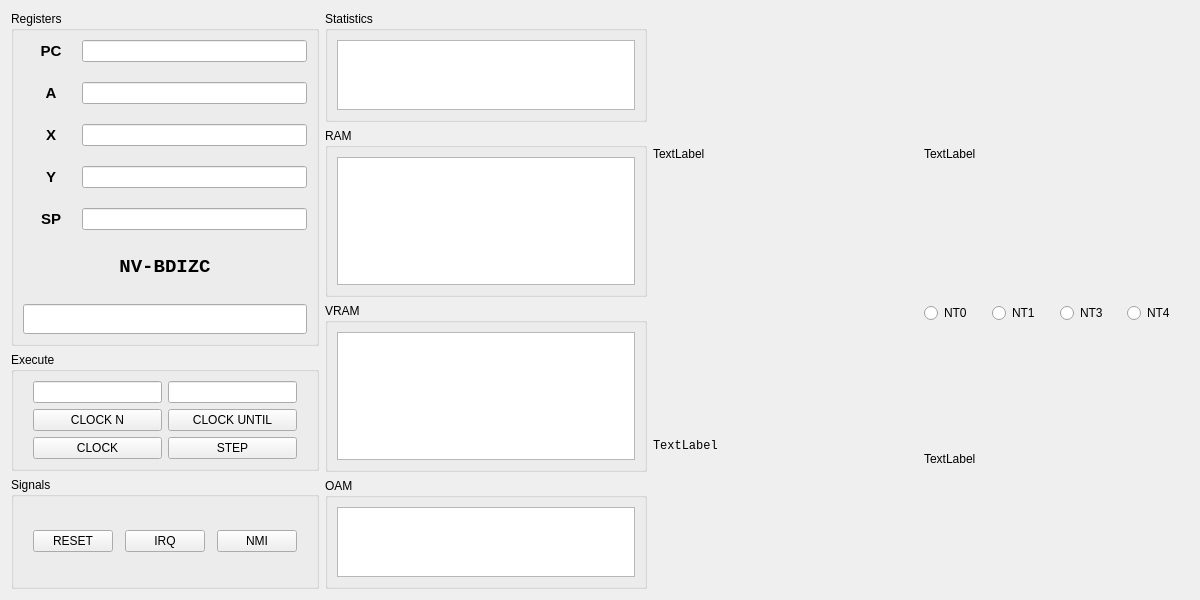
<?xml version="1.0" encoding="UTF-8"?>
<ui version="4.0">
 <class>DebuggerWindow</class>
 <widget class="QWidget" name="DebuggerWindow">
  <property name="geometry">
   <rect>
    <x>0</x>
    <y>0</y>
    <width>1200</width>
    <height>600</height>
   </rect>
  </property>
  <layout class="QHBoxLayout" name="horizontalLayout_2">
   <item>
    <layout class="QHBoxLayout" name="horizontalLayout" stretch="2,3,5">
     <property name="sizeConstraint">
      <enum>QLayout::SetDefaultConstraint</enum>
     </property>
     <item>
      <layout class="QVBoxLayout" name="verticalLayout1" stretch="3,1,1">
       <item>
        <widget class="QGroupBox" name="groupBox_2">
         <property name="title">
          <string>Registers</string>
         </property>
         <layout class="QGridLayout" name="gridLayout_2">
          <item row="0" column="0">
           <layout class="QGridLayout" name="gridLayout" columnstretch="1,4">
            <property name="horizontalSpacing">
             <number>3</number>
            </property>
            <property name="verticalSpacing">
             <number>20</number>
            </property>
            <item row="1" column="1">
             <widget class="QLineEdit" name="lineEditA">
              <property name="readOnly">
               <bool>true</bool>
              </property>
             </widget>
            </item>
            <item row="1" column="0">
             <widget class="QLabel" name="labelA">
              <property name="font">
               <font>
                <pointsize>11</pointsize>
                <bold>true</bold>
               </font>
              </property>
              <property name="text">
               <string>A</string>
              </property>
              <property name="alignment">
               <set>Qt::AlignCenter</set>
              </property>
             </widget>
            </item>
            <item row="3" column="0">
             <widget class="QLabel" name="labelY">
              <property name="font">
               <font>
                <pointsize>11</pointsize>
                <bold>true</bold>
               </font>
              </property>
              <property name="text">
               <string>Y</string>
              </property>
              <property name="alignment">
               <set>Qt::AlignCenter</set>
              </property>
             </widget>
            </item>
            <item row="2" column="0">
             <widget class="QLabel" name="labelX">
              <property name="font">
               <font>
                <pointsize>11</pointsize>
                <bold>true</bold>
               </font>
              </property>
              <property name="text">
               <string>X</string>
              </property>
              <property name="alignment">
               <set>Qt::AlignCenter</set>
              </property>
             </widget>
            </item>
            <item row="3" column="1">
             <widget class="QLineEdit" name="lineEditY">
              <property name="readOnly">
               <bool>true</bool>
              </property>
             </widget>
            </item>
            <item row="0" column="0">
             <widget class="QLabel" name="labelPC">
              <property name="font">
               <font>
                <pointsize>11</pointsize>
                <bold>true</bold>
               </font>
              </property>
              <property name="text">
               <string>PC</string>
              </property>
              <property name="alignment">
               <set>Qt::AlignCenter</set>
              </property>
             </widget>
            </item>
            <item row="0" column="1">
             <widget class="QLineEdit" name="lineEditPC">
              <property name="readOnly">
               <bool>true</bool>
              </property>
             </widget>
            </item>
            <item row="2" column="1">
             <widget class="QLineEdit" name="lineEditX">
              <property name="readOnly">
               <bool>true</bool>
              </property>
             </widget>
            </item>
            <item row="5" column="0" colspan="2">
             <widget class="QLabel" name="labelFLAG">
              <property name="font">
               <font>
                <family>Courier New</family>
                <pointsize>14</pointsize>
                <bold>true</bold>
               </font>
              </property>
              <property name="text">
               <string>NV-BDIZC</string>
              </property>
              <property name="alignment">
               <set>Qt::AlignCenter</set>
              </property>
             </widget>
            </item>
            <item row="4" column="1">
             <widget class="QLineEdit" name="lineEditSP">
              <property name="readOnly">
               <bool>true</bool>
              </property>
             </widget>
            </item>
            <item row="4" column="0">
             <widget class="QLabel" name="labelSP">
              <property name="font">
               <font>
                <pointsize>11</pointsize>
                <bold>true</bold>
               </font>
              </property>
              <property name="text">
               <string>SP</string>
              </property>
              <property name="alignment">
               <set>Qt::AlignCenter</set>
              </property>
             </widget>
            </item>
            <item row="6" column="0" colspan="2">
             <widget class="QLineEdit" name="lineEditFLAG">
              <property name="minimumSize">
               <size>
                <width>0</width>
                <height>30</height>
               </size>
              </property>
              <property name="font">
               <font>
                <family>Courier New</family>
                <pointsize>14</pointsize>
                <bold>true</bold>
               </font>
              </property>
              <property name="text">
               <string/>
              </property>
              <property name="alignment">
               <set>Qt::AlignCenter</set>
              </property>
             </widget>
            </item>
           </layout>
          </item>
         </layout>
        </widget>
       </item>
       <item>
        <widget class="QGroupBox" name="groupBox_4">
         <property name="title">
          <string>Execute</string>
         </property>
         <layout class="QHBoxLayout" name="horizontalLayout_4">
          <item>
           <layout class="QGridLayout" name="gridLayout_6">
            <property name="leftMargin">
             <number>10</number>
            </property>
            <property name="rightMargin">
             <number>10</number>
            </property>
            <item row="2" column="0">
             <widget class="QPushButton" name="buttonCLOCK">
              <property name="text">
               <string>CLOCK</string>
              </property>
             </widget>
            </item>
            <item row="1" column="1">
             <widget class="QPushButton" name="buttonCLOCKUNTIL">
              <property name="text">
               <string>CLOCK UNTIL</string>
              </property>
             </widget>
            </item>
            <item row="2" column="1">
             <widget class="QPushButton" name="buttonSTEP">
              <property name="text">
               <string>STEP</string>
              </property>
             </widget>
            </item>
            <item row="1" column="0">
             <widget class="QPushButton" name="buttonCLOCKN">
              <property name="text">
               <string>CLOCK N</string>
              </property>
             </widget>
            </item>
            <item row="0" column="0">
             <widget class="QLineEdit" name="lineEditCLOCKN">
              <property name="alignment">
               <set>Qt::AlignCenter</set>
              </property>
             </widget>
            </item>
            <item row="0" column="1">
             <widget class="QLineEdit" name="lineEditCLOCKUNTIL"/>
            </item>
           </layout>
          </item>
         </layout>
        </widget>
       </item>
       <item>
        <widget class="QGroupBox" name="groupBox">
         <property name="title">
          <string>Signals</string>
         </property>
         <layout class="QGridLayout" name="gridLayout_4">
          <item row="0" column="0">
           <layout class="QGridLayout" name="gridLayout_3">
            <property name="leftMargin">
             <number>10</number>
            </property>
            <property name="rightMargin">
             <number>10</number>
            </property>
            <property name="horizontalSpacing">
             <number>12</number>
            </property>
            <item row="0" column="0">
             <widget class="QPushButton" name="buttonRESET">
              <property name="text">
               <string>RESET</string>
              </property>
             </widget>
            </item>
            <item row="0" column="1">
             <widget class="QPushButton" name="buttonIRQ">
              <property name="text">
               <string>IRQ</string>
              </property>
             </widget>
            </item>
            <item row="0" column="2">
             <widget class="QPushButton" name="buttonNMI">
              <property name="text">
               <string>NMI</string>
              </property>
             </widget>
            </item>
           </layout>
          </item>
         </layout>
        </widget>
       </item>
      </layout>
     </item>
     <item>
      <layout class="QVBoxLayout" name="verticalLayout2" stretch="1,4,4,1">
       <item>
        <widget class="QGroupBox" name="groupBox_5">
         <property name="title">
          <string>Statistics</string>
         </property>
         <layout class="QVBoxLayout" name="verticalLayout_3">
          <item>
           <layout class="QVBoxLayout" name="verticalLayout_2">
            <item>
             <widget class="QTextBrowser" name="displayStat"/>
            </item>
           </layout>
          </item>
         </layout>
        </widget>
       </item>
       <item>
        <widget class="QGroupBox" name="groupBox_3">
         <property name="title">
          <string>RAM</string>
         </property>
         <layout class="QGridLayout" name="gridLayout_5">
          <item row="0" column="0">
           <layout class="QVBoxLayout" name="verticalLayout_4">
            <item>
             <widget class="QTextBrowser" name="displayRAM">
              <property name="font">
               <font>
                <family>Consolas</family>
                <pointsize>10</pointsize>
               </font>
              </property>
             </widget>
            </item>
           </layout>
          </item>
         </layout>
        </widget>
       </item>
       <item>
        <widget class="QGroupBox" name="groupBox_6">
         <property name="title">
          <string>VRAM</string>
         </property>
         <layout class="QVBoxLayout" name="verticalLayout_5">
          <item>
           <layout class="QVBoxLayout" name="verticalLayout">
            <item>
             <widget class="QTextBrowser" name="displayVRAM">
              <property name="font">
               <font>
                <family>Consolas</family>
                <pointsize>10</pointsize>
               </font>
              </property>
             </widget>
            </item>
           </layout>
          </item>
         </layout>
        </widget>
       </item>
       <item>
        <widget class="QGroupBox" name="groupBox_7">
         <property name="title">
          <string>OAM</string>
         </property>
         <layout class="QVBoxLayout" name="verticalLayout_7">
          <item>
           <layout class="QVBoxLayout" name="verticalLayout_6">
            <item>
             <widget class="QTextBrowser" name="displayOAM">
              <property name="font">
               <font>
                <family>Consolas</family>
               </font>
              </property>
             </widget>
            </item>
           </layout>
          </item>
         </layout>
        </widget>
       </item>
      </layout>
     </item>
     <item>
      <layout class="QGridLayout" name="gridLayout_7" rowstretch="1,1" columnstretch="1,1">
       <item row="0" column="0">
        <widget class="QLabel" name="labelDisplay">
         <property name="text">
          <string>TextLabel</string>
         </property>
        </widget>
       </item>
       <item row="1" column="0">
        <widget class="QLabel" name="labelScanline">
         <property name="font">
          <font>
           <family>Consolas</family>
          </font>
         </property>
         <property name="text">
          <string>TextLabel</string>
         </property>
        </widget>
       </item>
       <item row="0" column="1">
        <widget class="QLabel" name="labelNametable">
         <property name="text">
          <string>TextLabel</string>
         </property>
        </widget>
       </item>
       <item row="1" column="1">
        <layout class="QVBoxLayout" name="verticalLayout_9" stretch="1,3">
         <item>
          <layout class="QHBoxLayout" name="horizontalLayout_3">
           <item>
            <widget class="QRadioButton" name="radioNametable0">
             <property name="text">
              <string>NT0</string>
             </property>
            </widget>
           </item>
           <item>
            <widget class="QRadioButton" name="radioNametable1">
             <property name="text">
              <string>NT1</string>
             </property>
            </widget>
           </item>
           <item>
            <widget class="QRadioButton" name="radioNametable2">
             <property name="text">
              <string>NT3</string>
             </property>
            </widget>
           </item>
           <item>
            <widget class="QRadioButton" name="radioNametable3">
             <property name="text">
              <string>NT4</string>
             </property>
            </widget>
           </item>
          </layout>
         </item>
         <item>
          <widget class="QLabel" name="labelPalette">
           <property name="text">
            <string>TextLabel</string>
           </property>
          </widget>
         </item>
        </layout>
       </item>
      </layout>
     </item>
    </layout>
   </item>
  </layout>
 </widget>
 <resources/>
 <connections/>
</ui>
